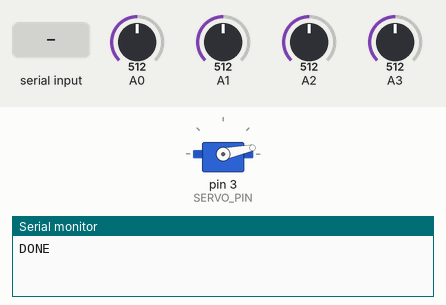
Recording of a sketch running on a simulated Arduino Leonardo, built with avr-gcc and run on an emulated ATmega32U4. Shown: servo, the last lines printed to the serial monitor. The inputs (shaded band) are chosen by the test bench; at power-on: A0 = 512, A1 = 512, A2 = 512, A3 = 512.

Above: at 1.7 s.
1.8 s: "5" received over Serial
At 7.35 s:
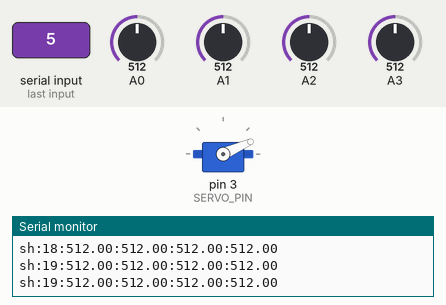
At 12.28 s:
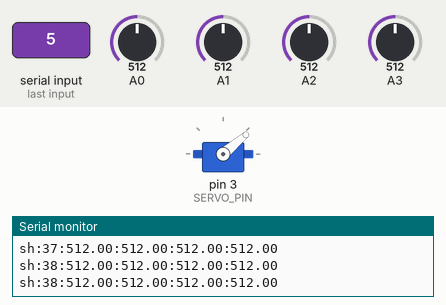
Timing chart, 0 to 20.0 s (numbered marks = the images above; inputs shaded):
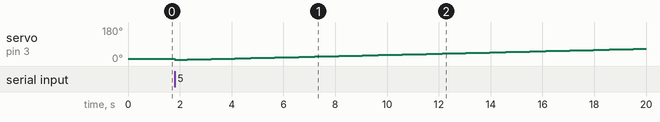

The sketch:

DistanceSensorBoard.ino
```cpp
#include <Servo.h>
#include <Arduino.h>

#include "SensorTower.h"

SensorTower *pRobot;

void setup() {
  pRobot = new SensorTower();

  Serial.begin(57600);


  while (!Serial) {
    ; // wait for serial port to connect. Needed for Leonardo only
  }

  establishContact();


}

void establishContact() {

  Serial.println("DONE");
}


void loop() {

  if (Serial.available() > 0) {
    // get incoming byte:
    char inByte = Serial.read();
    int time = 250;


    switch(inByte) {
      case  'z': establishContact();
                 break;
      case  '5': pRobot->sweep();
      case  'c': pRobot->calibrate(50);
      case  's': pRobot->calibrate(5);
      default :
              ;//  Serial.println("unknown character");

    }


  }
}
```

SensorTower.h
```cpp
#pragma once

#include "SharpSensor.h"

//SERVO
#define SERVO_PIN     3
#define MIN_DEGREES 7
#define MAX_DEGREES 161
#define SERVO_DELAY_TIME 45

//SHARP
#define SHARP_PIN1     0
#define SHARP_PIN2     1
#define SHARP_PIN3     2
#define SHARP_PIN4     4


class SensorTower {
  public:
    SensorTower()  {
      m_servo.attach(SERVO_PIN);
      moveServo(MIN_DEGREES+5);
      m_servo.detach();
    }

    ~SensorTower() {

    }


    void sweep() {
       m_servo.attach(SERVO_PIN);
       for(int pos = MIN_DEGREES; pos <= MAX_DEGREES; pos += 1)  // goes from 0 degrees to 180 degrees
       {
          measure(pos, "sh", 40, 5);
       }
       Serial.println("DONE");
       delay(10);
       for(int pos = MAX_DEGREES; pos > MIN_DEGREES; pos -= 1)  // goes from 0 degrees to 180 degrees
       {
            moveServo(pos); // move it back slow...
       }
       m_servo.detach();
    }

    void calibrate(int measurements) {
      m_servo.attach(SERVO_PIN);
      measure(MIN_DEGREES+5, "sh", 40, measurements);
      Serial.println("DONE");
      m_servo.detach();
    }
  private:
    void measure(int pos, const String &code, int delayMilliseconds, int numMeasurements) {
      moveServo(pos);

      for (int i = 0;i< numMeasurements; i++) {
        int visiblePos = map(m_servoPos, MIN_DEGREES, MAX_DEGREES, 0, 180);
        Serial.print(code);
        Serial.print(":");
        Serial.print(visiblePos);
        Serial.print(":");


        Serial.print(m_sensors[0].getRawMeasurement(A0));
        Serial.print(":");
        Serial.print(m_sensors[1].getRawMeasurement(A1));
        Serial.print(":");
        Serial.print(m_sensors[2].getRawMeasurement(A2));
        Serial.print(":");
        Serial.print(m_sensors[3].getRawMeasurement(A3));
        Serial.println();
        delay(delayMilliseconds);
      }
    }

    void moveServo(int pos) {
      float distanceMoved = sqrt((pos - m_servoPos)*(pos - m_servoPos));

      m_servoPos = pos;
      m_servo.write(m_servoPos);
      delay(SERVO_DELAY_TIME * distanceMoved+SERVO_DELAY_TIME);
    }

    Servo m_servo;  // create servo object to control a servo
    SharpSensor m_sensors[4];
    int m_servoPos;

};
```

SharpSensor.h
```cpp
#ifndef SHARP_SENSOR
#define SHARP_SENSOR


class SharpSensor {
  public:
     SharpSensor() {

     }

     static const int minDistance = 16;


  float getRawMeasurement(int a_analogPin) {

      analogRead(a_analogPin);
      int sensorValue = analogRead(a_analogPin);
      return sensorValue;
  }


  protected:


};

#endif
```

Measured:
- after the input at 1.8 s, servo on pin 3 (SERVO_PIN): 12° → 7° at once, → 8° 0.49 s later, → 9° 0.31 s later, → 10° 0.31 s later, … (59 changes in this stretch)
